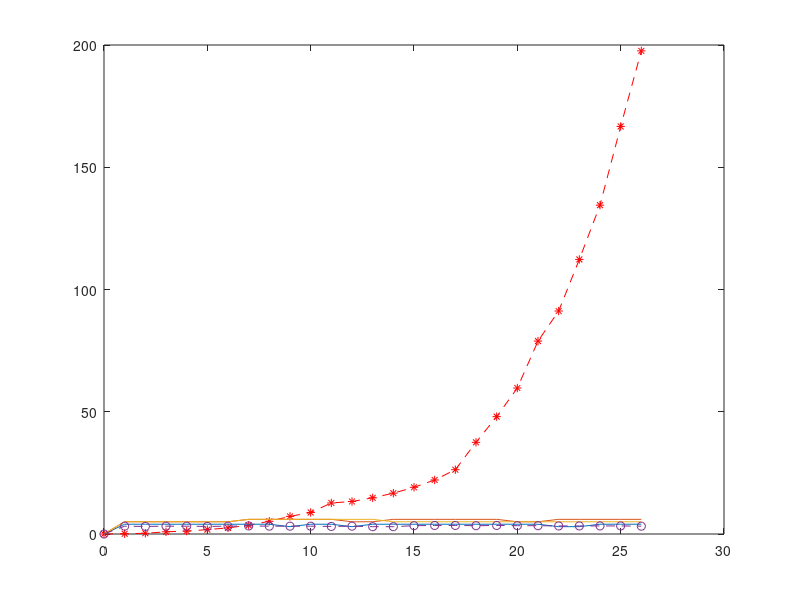

Recreate this plot in MATLAB.
x=[0 1 2 3 4 5 6 7 8 9 10 11 12 13 14 15 16 17 18 19 20 21 22 23 24 25 26 ];
deadr=10*[0 0.01 0.03 0.09 0.12 0.18 0.25 0.36 0.52 0.72 0.88 1.27 1.33 1.48 1.67 1.91 2.21 2.63 3.75 4.8 5.97 7.89 9.12 11.23 13.45 16.67 19.76];
ab=10*[0 0.4 0.4 0.4 0.4 0.4 0.4 0.4 0.4 0.3 0.4 0.4 0.3 0.4 0.4 0.4 0.4 0.4 0.4 0.4 0.4 0.4 0.3 0.3 0.4 0.4 0.4 ];
bc=10*[0 0.5 0.5 0.5 0.5 0.5 0.5 0.6 0.6 0.6 0.6 0.6 0.5 0.5 0.6 0.6 0.6 0.6 0.6 0.6 0.5 0.5 0.6 0.6 0.6 0.6 0.6 ];
ac=10*[0 0.5 0.5 0.5 0.5 0.5 0.5 0.6 0.6 0.6 0.6 0.6 0.6 0.6 0.5 0.5 0.5 0.5 0.5 0.5 0.5 0.5 0.5 0.5 0.5 0.5 0.5 ];
abc=10*[0 0.32 0.31 0.32 0.32 0.31 0.32 0.33 0.32 0.32 0.32 0.31 0.32 0.30 0.30 0.34 0.35 0.35 0.34 0.35 0.34 0.34 0.33 0.33 0.33 0.33 0.32 ];


plot(x,deadr,'--*r');hold on;
plot(x,ab);hold on;
plot(x,bc);hold on;
plot(x,ac);hold on;
plot(x,abc,'--o');hold on;
